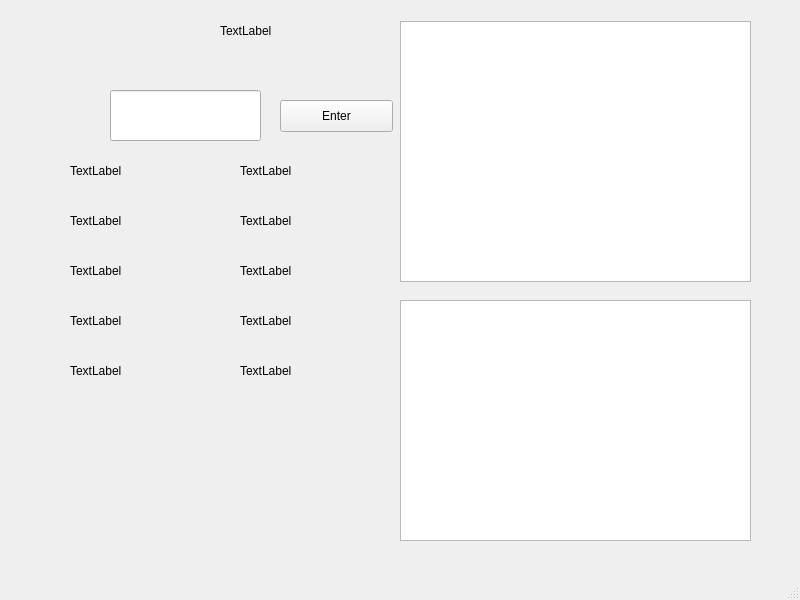
<?xml version="1.0" encoding="UTF-8"?>
<ui version="4.0">
 <class>MainWindow</class>
 <widget class="QMainWindow" name="MainWindow">
  <property name="geometry">
   <rect>
    <x>0</x>
    <y>0</y>
    <width>800</width>
    <height>600</height>
   </rect>
  </property>
  <property name="windowTitle">
   <string>MainWindow</string>
  </property>
  <widget class="QWidget" name="centralwidget">
   <widget class="QLineEdit" name="lineEdit">
    <property name="geometry">
     <rect>
      <x>110</x>
      <y>90</y>
      <width>151</width>
      <height>51</height>
     </rect>
    </property>
   </widget>
   <widget class="QLabel" name="label">
    <property name="geometry">
     <rect>
      <x>240</x>
      <y>150</y>
      <width>101</width>
      <height>41</height>
     </rect>
    </property>
    <property name="text">
     <string>TextLabel</string>
    </property>
   </widget>
   <widget class="QLabel" name="label_2">
    <property name="geometry">
     <rect>
      <x>240</x>
      <y>200</y>
      <width>101</width>
      <height>41</height>
     </rect>
    </property>
    <property name="text">
     <string>TextLabel</string>
    </property>
   </widget>
   <widget class="QGraphicsView" name="graphicsView">
    <property name="geometry">
     <rect>
      <x>400</x>
      <y>21</y>
      <width>351</width>
      <height>261</height>
     </rect>
    </property>
   </widget>
   <widget class="QGraphicsView" name="graphicsView_2">
    <property name="geometry">
     <rect>
      <x>400</x>
      <y>300</y>
      <width>351</width>
      <height>241</height>
     </rect>
    </property>
   </widget>
   <widget class="QPushButton" name="pushButton">
    <property name="geometry">
     <rect>
      <x>280</x>
      <y>100</y>
      <width>113</width>
      <height>32</height>
     </rect>
    </property>
    <property name="text">
     <string>Enter</string>
    </property>
   </widget>
   <widget class="QLabel" name="label_3">
    <property name="geometry">
     <rect>
      <x>70</x>
      <y>160</y>
      <width>121</width>
      <height>21</height>
     </rect>
    </property>
    <property name="text">
     <string>TextLabel</string>
    </property>
   </widget>
   <widget class="QLabel" name="label_4">
    <property name="geometry">
     <rect>
      <x>70</x>
      <y>210</y>
      <width>121</width>
      <height>21</height>
     </rect>
    </property>
    <property name="text">
     <string>TextLabel</string>
    </property>
   </widget>
   <widget class="QLabel" name="label_5">
    <property name="geometry">
     <rect>
      <x>220</x>
      <y>10</y>
      <width>361</width>
      <height>41</height>
     </rect>
    </property>
    <property name="text">
     <string>TextLabel</string>
    </property>
   </widget>
   <widget class="QLabel" name="label_6">
    <property name="geometry">
     <rect>
      <x>240</x>
      <y>250</y>
      <width>101</width>
      <height>41</height>
     </rect>
    </property>
    <property name="text">
     <string>TextLabel</string>
    </property>
   </widget>
   <widget class="QLabel" name="label_7">
    <property name="geometry">
     <rect>
      <x>70</x>
      <y>260</y>
      <width>121</width>
      <height>21</height>
     </rect>
    </property>
    <property name="text">
     <string>TextLabel</string>
    </property>
   </widget>
   <widget class="QLabel" name="label_8">
    <property name="geometry">
     <rect>
      <x>240</x>
      <y>300</y>
      <width>101</width>
      <height>41</height>
     </rect>
    </property>
    <property name="text">
     <string>TextLabel</string>
    </property>
   </widget>
   <widget class="QLabel" name="label_9">
    <property name="geometry">
     <rect>
      <x>70</x>
      <y>310</y>
      <width>121</width>
      <height>21</height>
     </rect>
    </property>
    <property name="text">
     <string>TextLabel</string>
    </property>
   </widget>
   <widget class="QLabel" name="label_10">
    <property name="geometry">
     <rect>
      <x>70</x>
      <y>360</y>
      <width>121</width>
      <height>21</height>
     </rect>
    </property>
    <property name="text">
     <string>TextLabel</string>
    </property>
   </widget>
   <widget class="QLabel" name="label_11">
    <property name="geometry">
     <rect>
      <x>240</x>
      <y>350</y>
      <width>101</width>
      <height>41</height>
     </rect>
    </property>
    <property name="text">
     <string>TextLabel</string>
    </property>
   </widget>
  </widget>
  <widget class="QMenuBar" name="menubar">
   <property name="geometry">
    <rect>
     <x>0</x>
     <y>0</y>
     <width>800</width>
     <height>24</height>
    </rect>
   </property>
  </widget>
  <widget class="QStatusBar" name="statusbar"/>
 </widget>
 <resources/>
 <connections/>
</ui>
